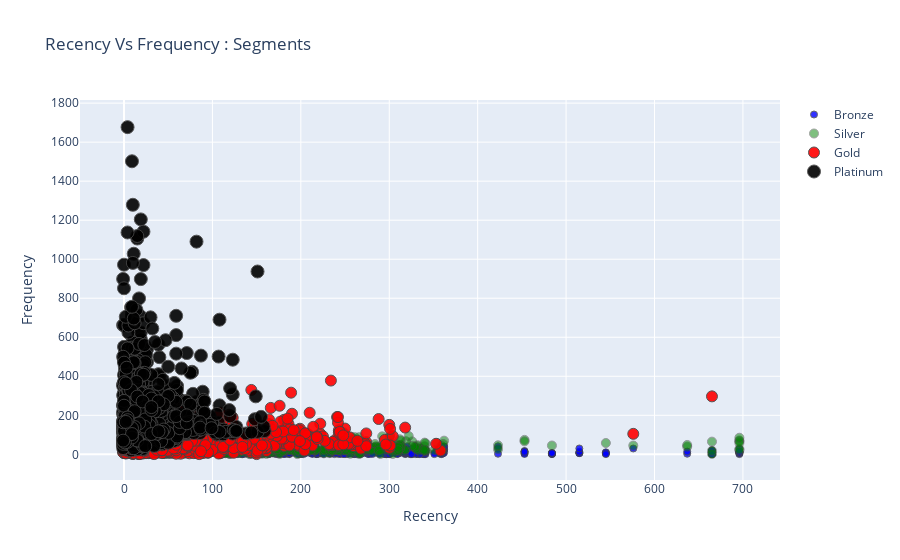

This figure's notebook cell:
### Code cell
#Recency Vs Frequency
graph = RFMScores.query("Monetary < 50000 and Frequency < 2000")

plot_data = [
    gobj.Scatter(
        x=graph.query("RFM_Loyalty_Level == 'Bronze'")['Recency'],
        y=graph.query("RFM_Loyalty_Level == 'Bronze'")['Frequency'],
        mode='markers',
        name='Bronze',
        marker= dict(size= 7,
            line= dict(width=1),
            color= 'blue',
            opacity= 0.8
           )
    ),
        gobj.Scatter(
        x=graph.query("RFM_Loyalty_Level == 'Silver'")['Recency'],
        y=graph.query("RFM_Loyalty_Level == 'Silver'")['Frequency'],
        mode='markers',
        name='Silver',
        marker= dict(size= 9,
            line= dict(width=1),
            color= 'green',
            opacity= 0.5
           )
    ),
        gobj.Scatter(
        x=graph.query("RFM_Loyalty_Level == 'Gold'")['Recency'],
        y=graph.query("RFM_Loyalty_Level == 'Gold'")['Frequency'],
        mode='markers',
        name='Gold',
        marker= dict(size= 11,
            line= dict(width=1),
            color= 'red',
            opacity= 0.9
           )
    ),
    gobj.Scatter(
        x=graph.query("RFM_Loyalty_Level == 'Platinum'")['Recency'],
        y=graph.query("RFM_Loyalty_Level == 'Platinum'")['Frequency'],
        mode='markers',
        name='Platinum',
        marker= dict(size= 13,
            line= dict(width=1),
            color= 'black',
            opacity= 0.9
           )
    ),
]

plot_layout = gobj.Layout(
        yaxis= {'title': "Frequency"},
        xaxis= {'title': "Recency"},
        title='Recency Vs Frequency : Segments'
    )
fig = gobj.Figure(data=plot_data, layout=plot_layout)
po.iplot(fig)

### Figure 1 — Plotly figure (JSON) as saved in the notebook; plotly's stock layout.template omitted (floating-point values rounded to 4 significant figures; data arrays with more than 128 entries replaced by an {"elided": "..."} marker saying what was removed)
{"data": [{"marker": {"color": "blue", "line": {"width": 1}, "opacity": 0.8, "size": 7}, "mode": "markers", "name": "Bronze", "type": "scatter", "x": {"elided": "677 int values"}, "y": {"elided": "677 int values"}}, {"marker": {"color": "green", "line": {"width": 1}, "opacity": 0.5, "size": 9}, "mode": "markers", "name": "Silver", "type": "scatter", "x": {"elided": "927 int values"}, "y": {"elided": "927 int values"}}, {"marker": {"color": "red", "line": {"width": 1}, "opacity": 0.9, "size": 11}, "mode": "markers", "name": "Gold", "type": "scatter", "x": {"elided": "1169 int values"}, "y": {"elided": "1169 int values"}}, {"marker": {"color": "black", "line": {"width": 1}, "opacity": 0.9, "size": 13}, "mode": "markers", "name": "Platinum", "type": "scatter", "x": {"elided": "1129 int values"}, "y": {"elided": "1129 int values"}}], "layout": {"title": {"text": "Recency Vs Frequency : Segments"}, "xaxis": {"title": {"text": "Recency"}}, "yaxis": {"title": {"text": "Frequency"}}}}
